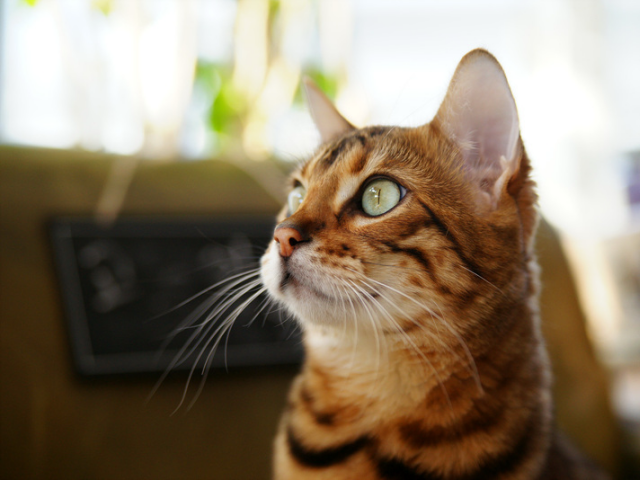
#> input picture CVImages/cat.bmp, 640 x 480 px, found by its file name
$ python Train_03_7.py
#> lines starting #> are read from the running program, lines starting #| are printed output that depends on the picture
import numpy as np
import cv2 as cv

# 부분행렬 추출후 반전


def func5():
    img1 = cv.imread('./CVImages/cat.bmp')
#> img1 is the input picture: shape (480, 640, 3); mean B, G, R 104.5, 125.6, 140.8

    img2 = img1[100:400, 100:400]
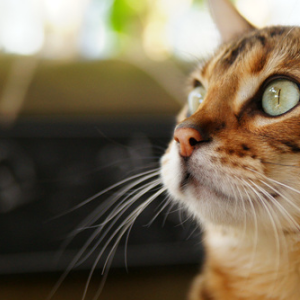
#> img2: shape (300, 300, 3); mean B, G, R 81.7, 105.1, 118.8

    img2 = 255 - img2
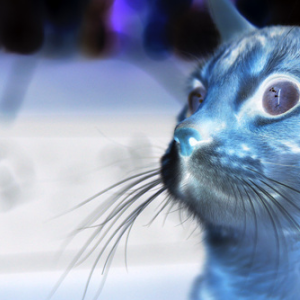
#> img2: shape (300, 300, 3); mean B, G, R 173.3, 149.9, 136.2

    cv.imshow('img1', img1)
    cv.imshow('img2', img2)
    cv.waitKey()
    cv.destroyAllWindows()


func5()

$ run again, with CVImages/airplane.bmp copied over CVImages/cat.bmp
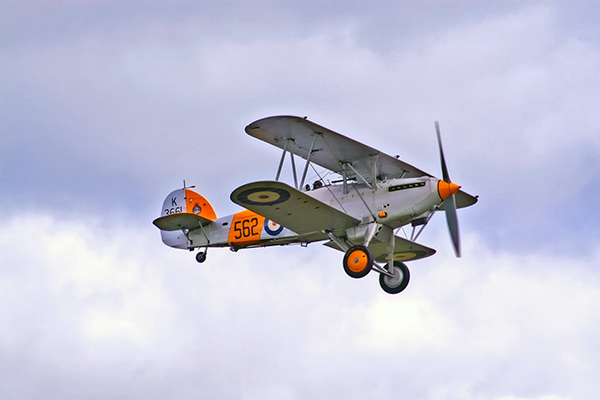
#> input picture CVImages/airplane.bmp, 600 x 400 px, found by its file name
#> in func5, img1 is the input picture: shape (400, 600, 3); mean B, G, R 217.1, 197.6, 196.8
#> in func5, `img2 = img1[100:400, 100:400]`:
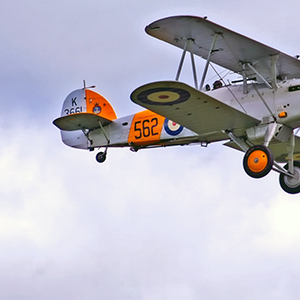
#> img2: shape (300, 300, 3); mean B, G, R 200.6, 188.1, 189.9
#> in func5, `img2 = 255 - img2`:
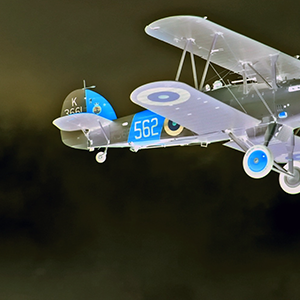
#> img2: shape (300, 300, 3); mean B, G, R 54.4, 66.9, 65.1

$ run again, with CVImages/circuit.bmp copied over CVImages/cat.bmp
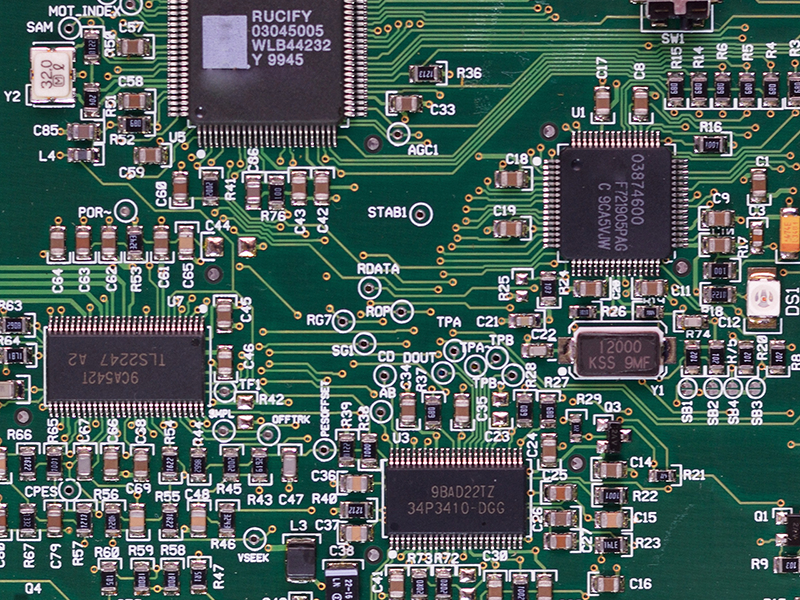
#> input picture CVImages/circuit.bmp, 800 x 600 px, found by its file name
#> in func5, img1 is the input picture: shape (600, 800, 3); mean B, G, R 91.3, 95.7, 76.3
#> in func5, `img2 = img1[100:400, 100:400]`:
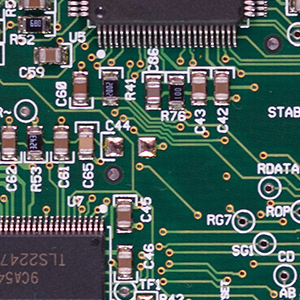
#> img2: shape (300, 300, 3); mean B, G, R 88.9, 94.8, 72.7
#> in func5, `img2 = 255 - img2`:
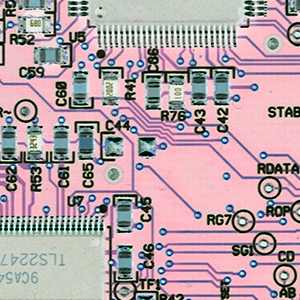
#> img2: shape (300, 300, 3); mean B, G, R 166.1, 160.2, 182.3
